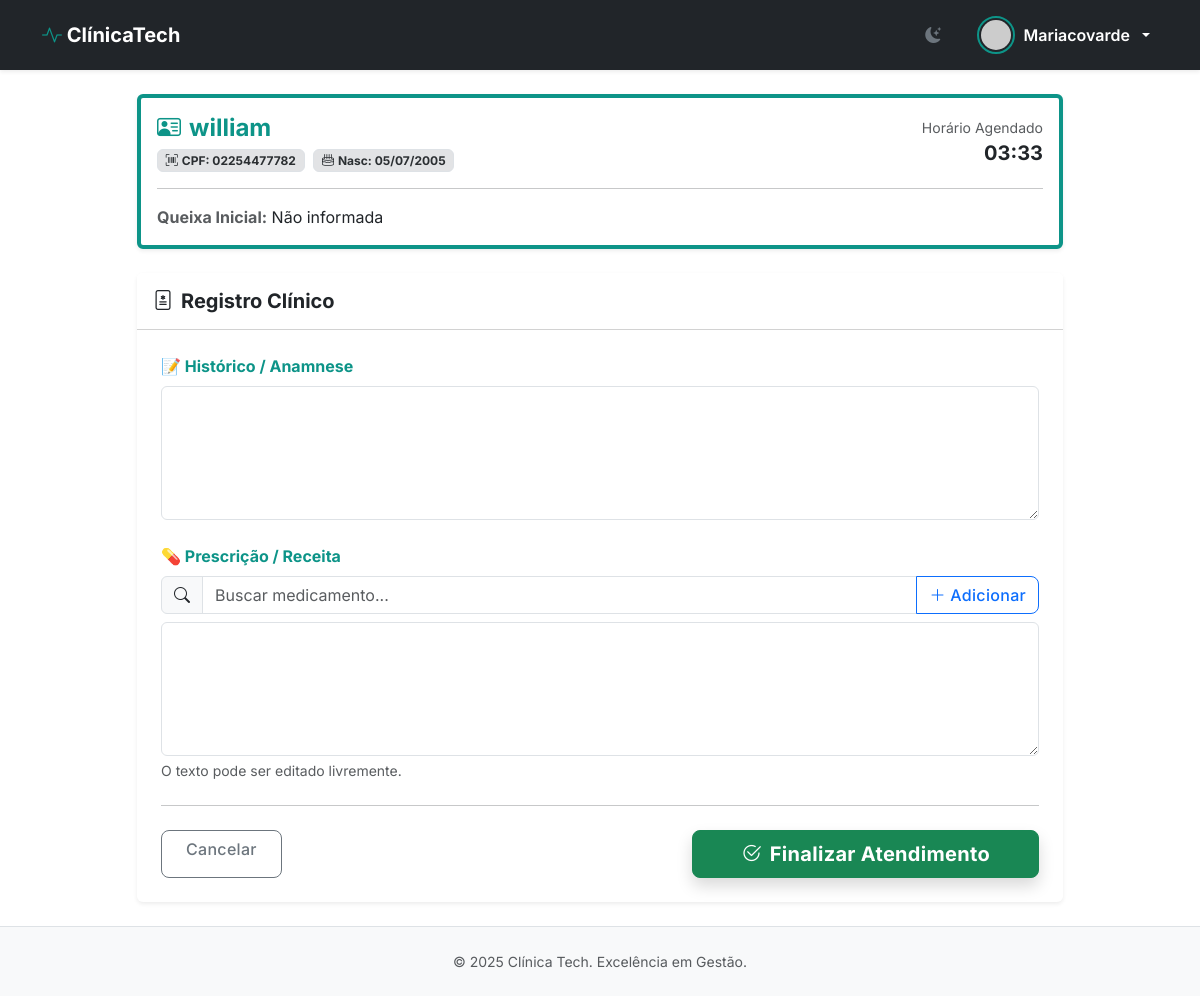
/medico/atendimento/4/ (signed in), run on the app's committed database.
### core/models.py (models this page shows, shortened)
class Usuario(AbstractUser):
    TIPO_CHOICES = (
        ('MEDICO', 'Médico'),
        ('PACIENTE', 'Paciente'),
        ('RECEPCAO', 'Recepção'),
    )
    tipo = models.CharField(
        'Tipo de Usuário',
        max_length=10,
        choices=TIPO_CHOICES,
        default='PACIENTE'
    )
    tipo = models.CharField('Tipo de Usuário', max_length=10, choices=TIPO_CHOICES, default='PACIENTE')
    foto = models.ImageField('Foto de Perfil', upload_to='perfis/', blank=True, null=True)

class Agendamento(models.Model):
    STATUS_CHOICES = (
        ('AGENDADO', 'Agendado'),
        ('AGUARDANDO', 'Na Sala de Espera'),
        ('CANCELADO', 'Cancelado'),
        ('REALIZADO', 'Realizado'),
    )
    medico = models.ForeignKey(Medico, on_delete=models.CASCADE, related_name='agenda')
    paciente = models.ForeignKey(Paciente, on_delete=models.CASCADE, related_name='consultas')
    data_horario = models.DateTimeField('Data e Hora')
    status = models.CharField(max_length=10, choices=STATUS_CHOICES, default='AGENDADO')
    valor = models.DecimalField('Valor da Consulta', max_digits=10, decimal_places=2, default=200.00)
    pago = models.BooleanField('Está Pago?', default=False)
    observacoes = models.TextField('Observações', blank=True, null=True)
    avaliacao = models.IntegerField('Avaliação (1-5)', blank=True, null=True)
    comentario_paciente = models.TextField('Comentário', blank=True, null=True)
    criado_em = models.DateTimeField(auto_now_add=True)
    atualizado_em = models.DateTimeField(auto_now=True)
    class Meta:
        ordering = ['data_horario']
        verbose_name = 'Agendamento'
        verbose_name_plural = 'Agendamentos'

class Paciente(models.Model):
    usuario = models.OneToOneField(Usuario, on_delete=models.CASCADE, related_name='paciente')
    cpf = models.CharField('CPF', max_length=14, unique=True)
    data_nascimento = models.DateField('Data de Nascimento')
    telefone = models.CharField('Telefone', max_length=20, blank=True, null=True)
    SEXO_CHOICES = (
        ('M', 'Masculino'),
        ('F', 'Feminino'),
        ('O', 'Outro'),
    )
    sexo = models.CharField('Sexo', max_length=1, choices=SEXO_CHOICES, default='O')

### core/views.py (the view, shortened to what this page needs)
# urls.py: path('medico/atendimento/<int:agendamento_id>/', views.realizar_atendimento, name='realizar_atendimento'),
@login_required
def realizar_atendimento(request, agendamento_id):
    if request.user.tipo != 'MEDICO':
        return redirect('home')
    agendamento = get_object_or_404(Agendamento, id=agendamento_id)
    form = ProntuarioForm()
    lista_medicamentos = Medicamento.objects.all()
    return render(request, 'atendimento.html', {
        'form': form,
        'agendamento': agendamento,
        'lista_medicamentos': lista_medicamentos
    })

### core/forms.py
class ProntuarioForm(forms.ModelForm):
    class Meta:
        model = Prontuario
        fields = ['historico', 'prescricao']
        widgets = {
            'historico': forms.Textarea(attrs={'rows': 5, 'class': 'form-control'}),
            'prescricao': forms.Textarea(attrs={'rows': 5, 'class': 'form-control'}),
        }

### core/templates/atendimento.html (shortened to what this page needs)
{% extends 'base.html' %}
{% block content %}
<div class="row justify-content-center">
    <div class="col-lg-10">
        <div class="card mb-4 border-primary border-start border-4 shadow-sm">
            <div class="card-body">
                <div class="d-flex justify-content-between align-items-center flex-wrap gap-2">
                    <div>
                        <h4 class="mb-1 text-primary fw-bold">
                            <i class="bi bi-person-vcard me-2"></i>{{ agendamento.paciente.usuario.get_full_name|default:agendamento.paciente.usuario.username }}
                        </h4>
                        <span class="badge bg-secondary-subtle text-secondary-emphasis border">
                            <i class="bi bi-upc-scan me-1"></i>CPF: {{ agendamento.paciente.cpf }}
                        </span>
                        <span class="badge bg-secondary-subtle text-secondary-emphasis border ms-1">
                            <i class="bi bi-cake2 me-1"></i>Nasc: {{ agendamento.paciente.data_nascimento|date:"d/m/Y" }}
                        </span>
                    </div>
                    <div class="text-end">
                        <small class="text-muted d-block">Horário Agendado</small>
                        <span class="fs-5 fw-bold">{{ agendamento.data_horario|date:"H:i" }}</span>
                    </div>
                </div>
                <hr>
                <p class="mb-0"><strong class="text-muted">Queixa Inicial:</strong> {{ agendamento.observacoes|default:"Não informada" }}</p>
            </div>
        </div>
        <div class="card shadow-sm border-0">
            <div class="card-header bg-body py-3">
                <h5 class="mb-0 fw-bold"><i class="bi bi-file-medical me-2"></i>Registro Clínico</h5>
            </div>
            <div class="card-body p-4">
                <form method="post">
                    <div class="mb-4">
                        <label class="form-label fw-bold text-primary">📝 Histórico / Anamnese</label>
                        {{ form.historico }}
                    </div>
                    <div class="mb-4">
                        <label class="form-label fw-bold text-primary">💊 Prescrição / Receita</label>
                        <div class="input-group mb-2">
                            <span class="input-group-text bg-body-tertiary"><i class="bi bi-search"></i></span>
                            <input type="text" list="lista-remedios" id="input-remedio" class="form-control" placeholder="Buscar medicamento...">
                            <button type="button" onclick="adicionarRemedio()" class="btn btn-outline-primary">
                                <i class="bi bi-plus-lg"></i> Adicionar
                            </button>
                        </div>
                        {{ form.prescricao }}
                        <div class="form-text">O texto pode ser editado livremente.</div>
                    </div>
                    <hr class="my-4">
                    <div class="d-flex justify-content-between">
                        <a href="{% url 'painel_medico' %}" class="btn btn-outline-secondary px-4">Cancelar</a>
                        <button type="submit" class="btn btn-success btn-lg px-5 fw-bold shadow">
                            <i class="bi bi-check2-circle me-2"></i>Finalizar Atendimento
                        </button>
                    </div>
                </form>
            </div>
        </div>
    </div>
</div>
{% endblock %}

### core/templates/base.html (shortened to what this page needs)
<!DOCTYPE html>
{% load static %}
<html lang="pt-br" data-bs-theme="light">
<head>
    <link href="https://cdn.jsdelivr.net/npm/bootstrap@5.3.2/dist/css/bootstrap.min.css" rel="stylesheet">
    <link rel="stylesheet" href="https://cdn.jsdelivr.net/npm/bootstrap-icons@1.11.1/font/bootstrap-icons.css">
    <link href="https://unpkg.com/aos@2.3.1/dist/aos.css" rel="stylesheet">
</head>
<body class="d-flex flex-column min-vh-100">
    <nav class="navbar navbar-expand-lg navbar-dark bg-dark sticky-top shadow-sm">
        <div class="container">
            <a class="navbar-brand fw-bold" href="/">
                <i class="bi bi-activity text-primary"></i> Clínica<span class="text-white">Tech</span>
            </a>
            <div class="collapse navbar-collapse" id="navbarContent">
                <ul class="navbar-nav ms-auto align-items-center gap-3">
                    <li class="nav-item">
                        <button class="btn btn-outline-secondary border-0 rounded-circle" id="theme-toggle">
                            <i class="bi bi-moon-stars-fill" id="theme-icon"></i>
                        </button>
                    </li>
                    {% if user.is_authenticated %}
                        <li class="nav-item dropdown">
                            <a class="nav-link dropdown-toggle d-flex align-items-center gap-2 text-white" href="#" role="button" data-bs-toggle="dropdown">
                                {% if user.foto %}
                                    <img src="{{ user.foto.url }}" class="foto-nav">
                                {% else %}
                                    <img src="https://ui-avatars.com/api/?name={{ user.username }}&background=random" class="foto-nav">
                                {% endif %}
                                <span class="fw-semibold">{{ user.first_name|default:user.username }}</span>
                            </a>
                        </li>
                    {% else %}
                        <li class="nav-item"><a href="/login/" class="btn btn-outline-light btn-sm px-3">Entrar</a></li>
                        <li class="nav-item"><a href="/cadastro/" class="btn btn-primary btn-sm px-3">Criar Conta</a></li>
                    {% endif %}
                </ul>
            </div>
        </div>
    </nav>
    <div class="toast-container position-fixed top-0 end-0 p-3">
    </div>
    <main class="flex-grow-1 py-4">
        <div class="container" data-aos="fade-up" data-aos-duration="800">
            {% block content %}{% endblock %}
        </div>
    </main>
    <footer class="bg-body-tertiary py-4 mt-auto border-top">
        <div class="container text-center text-muted small">
            <p class="mb-0">&copy; 2025 Clínica Tech. Excelência em Gestão.</p>
        </div>
    </footer>
</body>
</html>

### core/templates/base.html (style rules this page uses)
:root { --bs-font-sans-serif: 'Inter', sans-serif; --bs-primary: #0d9488; --bs-primary-rgb: 13, 148, 136; }
.card { transition: transform 0.2s, box-shadow 0.2s; }
.btn { border-radius: 8px; font-weight: 500; letter-spacing: 0.3px; transition: all 0.2s; }
.foto-nav { width: 38px; height: 38px; border-radius: 50%; object-fit: cover; border: 2px solid var(--bs-primary); padding: 2px; }
.toast-container { z-index: 1055; }

### core/templates/atendimento.html (style rules this page uses)
textarea { width: 100%; padding: 15px; border-radius: 8px; border: 1px solid #dee2e6; background-color: var(--bs-body-bg); color: var(--bs-body-color); min-height: 120px; }

### data on the page
Usuario: first_name "Mariacovarde"
Agendamento: paciente.usuario.get_full_name "william", paciente.cpf "02254477782", paciente.data_nascimento "05/07/2005", data_horario "03:33", observacoes "Não informada"
